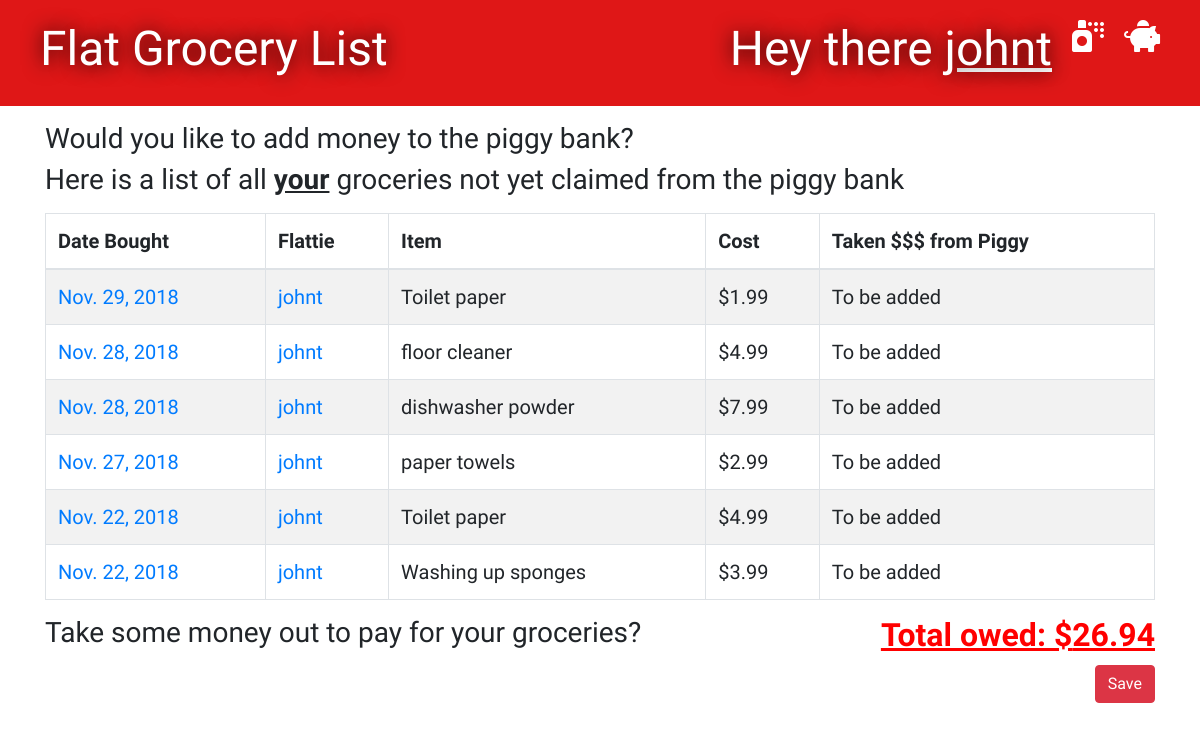
/groceries/piggy/ (signed in), run on an earlier commit of the app's database.
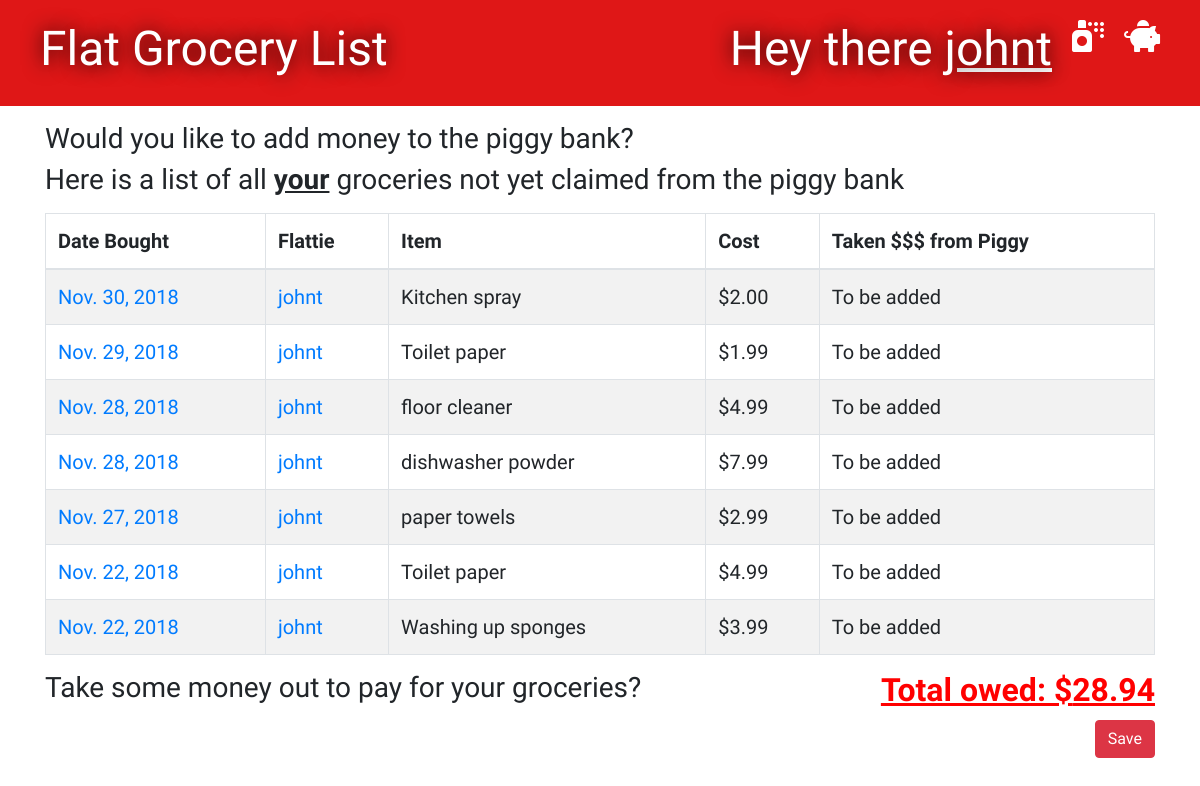
And on a later commit of the database.
### groceries/models.py (models this page shows, shortened)
class Grocery(models.Model):
    person = models.ForeignKey('auth.User', on_delete=models.CASCADE)
    item = models.CharField(max_length=100)
    cost = models.DecimalField(max_digits=8, decimal_places=2)
    bought_date = models.DateField(default=timezone.now)
    paid_date = models.DateField(blank=True, null=True)

### groceries/views.py (the view)
# urls.py: path('groceries/piggy/', views.piggy_page, name='piggy_page'),
def piggy_page(request):
    groceries = Grocery.objects.filter(person=request.user).filter(paid_date__isnull=True).order_by('-bought_date')
    total = 0
    for grocery in groceries:
        total += grocery.cost
    stuff_for_front_end = {'groceries': groceries, 'total': total}
    return render(request, 'groceries/piggy_page.html', stuff_for_front_end)

### groceries/templates/groceries/piggy_page.html (shortened to what this page needs)
{% extends 'groceries/base.html' %}
{% block content %}
    <div>
        <h3>Would you like to add money to the piggy bank?</h3>
    </div>
    <h3>Here is a list of all <strong><u>your</u></strong> groceries not yet claimed from the piggy bank</h3>
    <table id="tablePreview" class="table table-striped table-hover table-bordered">
        <thead>
        <tr>
            <th>Date Bought</th>
            <th>Flattie</th>
            <th>Item</th>
            <th>Cost</th>
            <th>Taken $$$ from Piggy</th>
        </tr>
        </thead>
        <tbody>
            {% for grocery in groceries %}
                <tr>
                    <td><a href="">{{ grocery.bought_date }}</a></td>
                    <td><a href="{% url 'purchaser_list' person_id=grocery.person_id %}">{{ grocery.person }}</a></td>
                    <td>{{ grocery.item }}</td>
                    <td>${{ grocery.cost }}</td>
                    <td>To be added</td>
                </tr>
            {% endfor %}
        </tbody>
    </table>
    <div>
        <h2 style="float:right"><u>Total owed: ${{ total }}</u></h2>
    </div>
    <div>
        <h3>Take some money out to pay for your groceries?</h3>
        <button type="submit" class="btn btn-danger" style="float:right">Save</button>
    </div>
{% endblock %}

What changed in the data, as far as the page shows it:
added Grocery: bought_date "Nov. 30, 2018", person "johnt", item "Kitchen spray", cost "2.00"
Also different on the page:
{{ total }}: "26.94" → "28.94"
